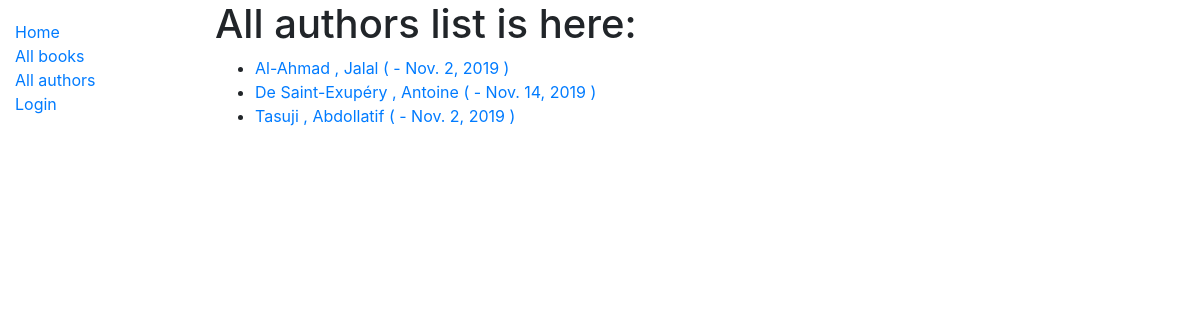
Screenshot of /catalog/authors/ with the database file from the repository.
### catalog/models.py (models this page shows, shortened)
class Author(models.Model):
    first_name = models.CharField(max_length=100)
    last_name = models.CharField(max_length=100)
    date_of_birth = models.DateField(null=True, blank=True)
    date_of_death = models.DateField('Died', null=True, blank=True)
    class Meta:
        ordering = ['last_name', 'first_name']
    def get_absolute_url(self):
        return reverse('author-detail', args=[str(self.id)])

### catalog/views.py (the view)
# urls.py: path('authors/', views.AuthorListView.as_view(), name= 'authors'),
class AuthorListView(generic.ListView):
    model = Author
    template_name = 'author_list.html'
    def get_queryset(self):
        return Author.objects.all()[:5]
    def get_context_data(self, *, object_list=None, **kwargs):
        context = super(AuthorListView, self).get_context_data(**kwargs)
        context['arbitrary'] = 'This is an arbitrary data added by my self '
        return context

### catalog/templates/author_list.html
{% extends 'base_generic.html' %}
{% block content %}
<h1>All authors list is here:</h1>
{% if author_list %}
<ul>
{% for author in author_list %}
<li> <a href="{{ author.get_absolute_url }}">{{ author.last_name }} , {{ author.first_name }}
({{author.date_of_birt}} - {% if author.date_of_death %} {{author.date_of_death}} {%endif%})
</a> </li>
{% endfor %}
</ul>
{% else %}
<p>No authors defined yet</p>
{% endif %}
{% endblock %}

### rows the page displays
Author: last_name "Al-Ahmad", first_name "Jalal", date_of_death "Nov. 2, 2019"
Author: last_name "De Saint-Exupéry", first_name "Antoine", date_of_death "Nov. 14, 2019"
Author: last_name "Tasuji", first_name "Abdollatif", date_of_death "Nov. 2, 2019"
